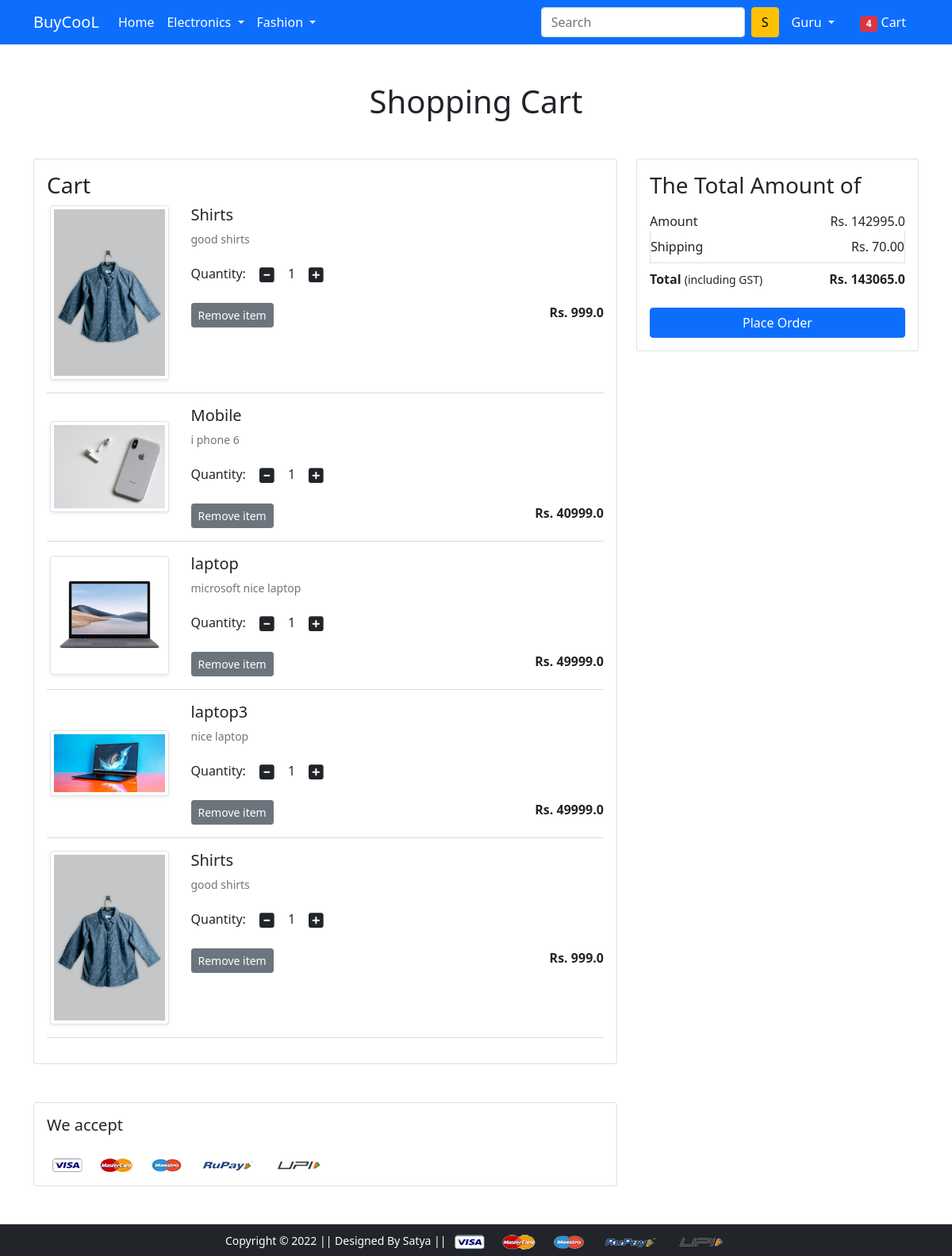
The page /cart/ (signed in) on the database its author committed.
### app/models.py (models this page shows, shortened)
class  Cart(models.Model):
    user = models.ForeignKey(User, on_delete=models.CASCADE)
    product = models.ForeignKey(Product, on_delete=models.CASCADE)
    quantity = models.PositiveIntegerField(default=1)
    def __str__(self):
        return str(self.id)

class Product(models.Model):
    title = models.CharField(max_length=100)
    selling_price = models.FloatField()
    discounted_price = models.FloatField()
    description = models.TextField()
    brand = models.CharField(max_length=100)
    catagory = models.CharField(choices=CATAGORY_CHOICES,max_length=2)
    product_image = models.ImageField(upload_to='productimg')

### app/views.py (the view)
# urls.py: path('cart/', views.show_cart, name='showcart'),
def show_cart(request):
   if request.user.is_authenticated:
        user = request.user
        cart = Cart.objects.filter(user=user)
        print(cart)
        amount = 0.0
        shiping_amount = 70
        total_amount = 0.0
        cart_product = [i for i in Cart.objects.all() if i.user==user]
        print(cart_product)
        if cart_product:
           for i in cart_product:
              tempamount = (i.quantity*(i.product.discounted_price))
              amount = amount+tempamount
              total_amount = amount+70
              print(total_amount)
           return render(request,'app/addtocart.html',{'carts':cart,'total_amount':total_amount,
                                                    "amount":amount})
        else:
           return render(request,"app/emptycart.html")

### app/templates/app/addtocart.html (shortened to what this page needs)
{% extends 'app/base.html' %}
{% load static %}
{% block main-content%}
<div class="container my-5">
    <div class="row">
        <h1 class="text-center mb-5">Shopping Cart</h1>
        <div class="col-sm-8">
            <div class="card">
                <div class="card-body">
                    <h3>Cart</h3>
                    {% for cart in carts %}
                        <div class="row">
                            <div class="col-sm-3 text-center align-self-center">
                                <img src="{{cart.product.product_image.url}}" alt="" class="img-fluid img-thumbnail shadow-sm" height="150" width="150">
                            </div>
                            <div class="col-sm-9">
                                <div>
                                    <h5>{{cart.product.title}}</h5>
                                    <p class="mb-2 text-muted small">{{cart.product.description}}</p>
                                    <div class="my-3">
                                        <label for="quantity">Quantity:</label>
                                        <a  class="minus-cart btn" pid="{{cart.product.id}}"><i class="fas fa-minus-square fa-lg"></i></a>
                                        <span id="quantity">{{cart.quantity}}</span>
                                        <a  class="plus-cart btn" pid="{{cart.product.id}}"><i class="fas fa-plus-square fa-lg"></i></a>
                                    </div>
                                    <div class="d-flex justify-content-between">
                                        <a  class="btn btn-sm btn-secondary mr-3 remove-cart"pid="{{cart.product.id}}">Remove item</a>
                                        <p class="mb-0"><span><strong>Rs. {{cart.product.discounted_price}}</strong></span></p>
                                    </div>
                                </div>
                            </div>
                        </div>
                        <hr class="text-muted">
                    {% endfor %}
                </div>
            </div>
        </div>
        <div class="col-sm-4">
            <div class="card">
                <div class="card-body">
                    <h3>The Total Amount of</h3>
                    <ul class="list-group">
                        <li class="list-group-item d-flex justify-content-between align-items-center border-0 px-0 pb-0">Amount<span>Rs. <span id="amount">{{amount}}</span></span></li>
                        <li class="list-group-item d-flex justify-content-between align-items-center px-0">Shipping<span>Rs. 70.00</span></li>
                        <li class="list-group-item d-flex justify-content-between align-items-center border-0 px-0 mb-3">
                            <div>
                                <strong>Total</strong> <small>(including GST)</small>
                            </div>
                            <span><strong>Rs. <strong id="total_amount">{{total_amount}}</strong></strong></span>
                        </li>
                    </ul>
                    <div class="d-grid">
                        <a href="{% url 'checkout' %}" class="btn btn-primary">Place Order</a>
                    </div>
                </div>
            </div>
        </div>
    </div>
</div>
<div class="container">
    <div class="row">
        <div class="col-sm-8">
            <div class="card">
                <div class="card-body">
                    <h5 class="mb-4">We accept</h5>
                    <img src="{% static 'app/images/payment.png' %}" alt="" class="img-fluid">
                </div>
            </div>
        </div>
    </div>
</div>
{% endblock main-content %}

### app/templates/app/base.html (shortened to what this page needs)
<!doctype html>
{% load static %}
<html lang="en">
  <head>
    <link href="https://cdn.jsdelivr.net/npm/bootstrap@5.0.0-beta1/dist/css/bootstrap.min.css" rel="stylesheet">
    <link rel="stylesheet" href="{% static 'app/css/owl.carousel.min.css' %}">
    <link rel="stylesheet" href="{% static 'app/css/all.min.css' %}">
    <link rel="stylesheet" href="{% static 'app/css/style.css' %}">
  </head>
  <body>
    <nav class="navbar navbar-expand-lg navbar-dark bg-primary">
     <div class="container">
       <a class="navbar-brand" href="/">BuyCooL</a>
       <div class="collapse navbar-collapse" id="navbarSupportedContent">
         <ul class="navbar-nav me-auto mb-2 mb-lg-0">
           <li class="nav-item">
             <a class="nav-link active" aria-current="page" href="/">Home</a>
           </li>
           <li class="nav-item dropdown">
             <a class="nav-link dropdown-toggle text-white" href="#" id="electronicsDropdown" role="button" data-bs-toggle="dropdown" aria-expanded="false">
               Electronics
             </a>
           </li>
           <li class="nav-item dropdown">
             <a class="nav-link dropdown-toggle text-white" href="#" id="fashionDropdown" role="button" data-bs-toggle="dropdown" aria-expanded="false">
               Fashion
             </a>
           </li>
         </ul>
         <form class="d-flex">
           <input class="form-control me-2" type="search" placeholder="Search" aria-label="Search">
           <button class="btn btn-warning" type="submit">S</button>
         </form>
         <div>
          <ul class="navbar-nav me-auto mb-2 mb-lg-0">
            <li class="nav-item dropdown mx-2">
              {% if request.user.is_authenticated %}
                <a class="nav-link dropdown-toggle text-white" href="#" id="profileDropdown" role="button" data-bs-toggle="dropdown" aria-expanded="false">
                  {{user.username}}
                </a>
              </li>
              <li class="nav-item mx-2">
              <a href="{% url 'showcart' %}" class="nav-link text-white"><span class="badge bg-danger">4</span> Cart </a>
              </li>
            {% endif %}
          </ul>
         </div>
       </div>
     </div>
    </nav>
    {% block main-content %} {% endblock main-content %}
    <footer class="container-fluid bg-dark text-center p-2 mt-5">
        <small class="text-white">Copyright &copy; 2022 || Designed By Satya || </small>
        <img src="{% static 'app/images/payment.png' %}" alt="" srcset="" class="img-fluid" height="2px">
    </footer>
  </body>
</html>

### rows shown on the page
Cart: product.product_image (picture), product "Shirts", product.description "good shirts", quantity "1", product.discounted_price "999.0"
Cart: product.product_image (picture), product "Mobile", product.description "i phone 6", quantity "1", product.discounted_price "40999.0"
Cart: product.product_image (picture), product "laptop", product.description "microsoft nice laptop", quantity "1", product.discounted_price "49999.0"
Cart: product.product_image (picture), product "laptop3", product.description "nice laptop", quantity "1", product.discounted_price "49999.0"
Cart: product.product_image (picture), product "Shirts", product.description "good shirts", quantity "1", product.discounted_price "999.0"

### other values the page prints
{{ user.username }} "Guru"
{{ amount }} "142995.0"
{{ total_amount }} "143065.0"
